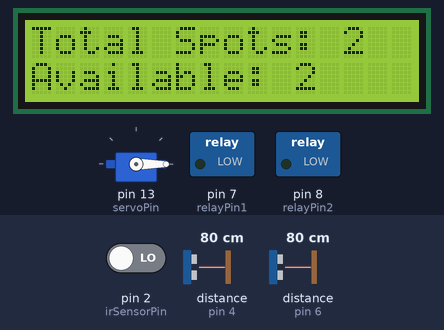
Recording of a sketch running on a simulated Arduino Uno, built with avr-gcc and run on an emulated ATmega328P. Shown: 16×2 character LCD, servo, switched loads named in the sketch (green lamp = pin HIGH). Wiring (inferred from the names in the program): 2 × ultrasonic range finder: trigger pin 3, echo pin 4 / trigger pin 5, echo pin 6. The inputs (shaded band) are chosen by the test bench; at power-on: distance to the obstacle (sensors on pin 4, pin 6) 80 cm, pin 2 (irSensorPin) LOW. The echo pulse lasts 58.3 µs per cm; pins used as bus, display or sensor lines are not drawn.

Above: at 1.2 s.
1.3 s: distance to the obstacle (sensor on pin 4) set to 17 cm
5.8 s: distance to the obstacle (sensor on pin 4) set to 14 cm
At 8.1 s:
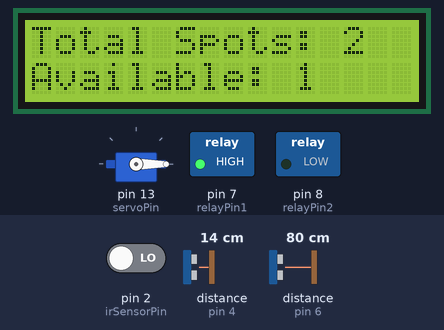
10.3 s: distance to the obstacle (sensor on pin 6) set to 17 cm
14.8 s: distance to the obstacle (sensor on pin 6) set to 14 cm
At 18.9 s:
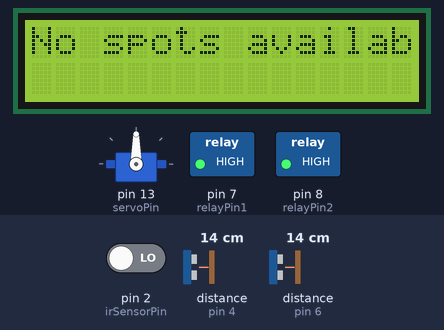
19.3 s: distance to the obstacle (sensor on pin 4) set to 18 cm
At 20.8 s:
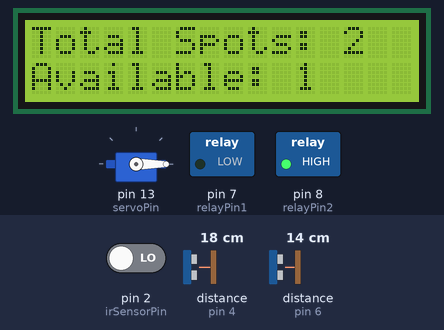
23.8 s: pin 2 (irSensorPin) driven HIGH
At 27.2 s:
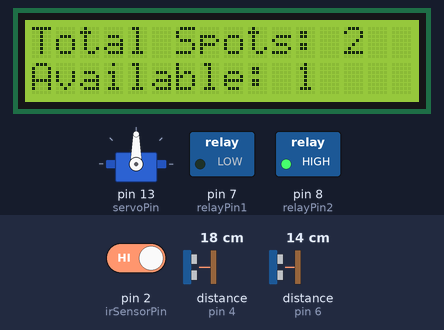
Timing chart, 0 to 28.7 s (numbered marks = the images above; inputs shaded):
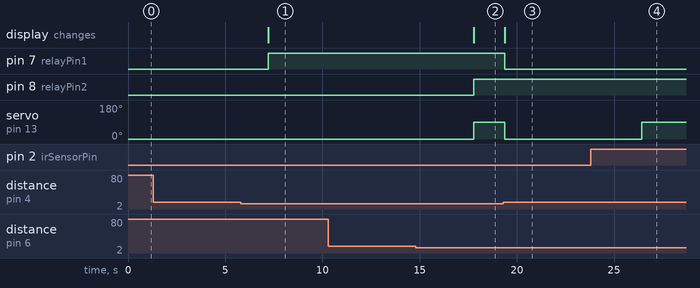

Measured:
- the behaviour switches between 16 and 15 cm on distance to the obstacle (sensor on pin 4) (found by bisection; images 0 and 1)
- the behaviour switches between 16 and 15 cm on distance to the obstacle (sensor on pin 6) (found by bisection; images 1 and 2)
- after the input at 1.3 s, every drawn part: stays the same
- after the input at 5.8 s, pin 7 (relayPin1): LOW → HIGH after 1.4 s; the display: changes after 1.4 s (image 1)
- after the input at 10.3 s, every drawn part: stays the same
- after the input at 14.8 s, pin 8 (relayPin2): LOW → HIGH after 3.0 s; servo on pin 13 (servoPin): 0° → 90° after 3.0 s; the display: changes after 3.0 s (image 2)
- after the input at 19.3 s, pin 7 (relayPin1): HIGH → LOW after 0.07 s; servo on pin 13 (servoPin): 90° → 0° after 0.07 s; the display: changes after 0.07 s (image 3)
- after the input at 23.8 s, servo on pin 13 (servoPin): 0° → 90° after 2.6 s

The sketch:

smart_parking.ino
```cpp
#include <Wire.h>
#include <LiquidCrystal_I2C.h>
#include <Servo.h>

// LCD setup
LiquidCrystal_I2C lcd(0x27, 16, 2);  // I2C address might be 0x27 or 0x3F
Servo gateServo;

// Pin definitions
const int irSensorPin = 2;         // IR sensor for gate
const int trigPin1 = 3;            // Ultrasonic sensor 1 (spot 1)
const int echoPin1 = 4;
const int trigPin2 = 5;            // Ultrasonic sensor 2 (spot 2)
const int echoPin2 = 6;
const int servoPin = 13;           // Servo motor for gate
const int relayPin1 = 7;           // Relay Channel 1 for Spot 1
const int relayPin2 = 8;           // Relay Channel 2 for Spot 2

// Variables
int availableSpots = 2;
const int distanceThreshold = 15;  // Distance in cm to detect a vehicle

void setup() {
  // Initialize serial and LCD
  Serial.begin(9600);
  lcd.begin(16, 2);
  lcd.backlight();

  // Pin modes
  pinMode(irSensorPin, INPUT);
  pinMode(trigPin1, OUTPUT);
  pinMode(echoPin1, INPUT);
  pinMode(trigPin2, OUTPUT);
  pinMode(echoPin2, INPUT);
  pinMode(relayPin1, OUTPUT);
  pinMode(relayPin2, OUTPUT);

  gateServo.attach(servoPin);

  // Initial gate position (open) and display
  gateServo.write(0);  // Open position (Reversed)
  digitalWrite(relayPin1, LOW); // Relay OFF initially
  digitalWrite(relayPin2, LOW); // Relay OFF initially
  updateDisplay();
}

void loop() {
  int spot1 = isSpotOccupied(trigPin1, echoPin1);
  int spot2 = isSpotOccupied(trigPin2, echoPin2);

  // Update available spots
  availableSpots = 2 - (spot1 + spot2);
  updateDisplay();

  // Relay Control for Spot 1
  if (spot1 == 1) {
    digitalWrite(relayPin1, HIGH);  // Turn ON Relay 1 (LED 1 ON)
  } else {
    digitalWrite(relayPin1, LOW);   // Turn OFF Relay 1 (LED 1 OFF)
  }

  // Relay Control for Spot 2
  if (spot2 == 1) {
    digitalWrite(relayPin2, HIGH);  // Turn ON Relay 2 (LED 2 ON)
  } else {
    digitalWrite(relayPin2, LOW);   // Turn OFF Relay 2 (LED 2 OFF)
  }

  // Gate control logic
  if (availableSpots == 0) {
    closeGate();  // Keep gate closed if no spots are available
  } else {
    if (digitalRead(irSensorPin) == HIGH) {
      closeGate();  // Close gate if vehicle is detected at IR
    } else {
      openGate();   // Open gate if no vehicle is detected at IR

      // Added safety delay so the gate stays open long enough for the car
      // to pass through safely without hitting it prematurely
      delay(3000);
    }
  }

  delay(500);
}

// Function to check if a spot is occupied
bool isSpotOccupied(int trigPin, int echoPin) {
  digitalWrite(trigPin, LOW);
  delayMicroseconds(2);
  digitalWrite(trigPin, HIGH);
  delayMicroseconds(10);
  digitalWrite(trigPin, LOW);

  long duration = pulseIn(echoPin, HIGH);
  int distance = duration * 0.034 / 2;

  return (distance > 0 && distance < distanceThreshold);  // True if occupied
}

// Function to update the LCD display
void updateDisplay() {
  lcd.clear();
  lcd.setCursor(0, 0);

  if (availableSpots == 0) {
    lcd.print("No spots available");  // Display message when full
  } else {
    lcd.print("Total Spots: 2");
    lcd.setCursor(0, 1);
    lcd.print("Available: ");
    lcd.print(availableSpots);
  }
}

// Function to open the gate (Reversed)
void openGate() {
  gateServo.write(0);  // Open position (Reversed)
}

// Function to close the gate (Reversed)
void closeGate() {
  gateServo.write(90);   // Closed position (Reversed)
}
```
